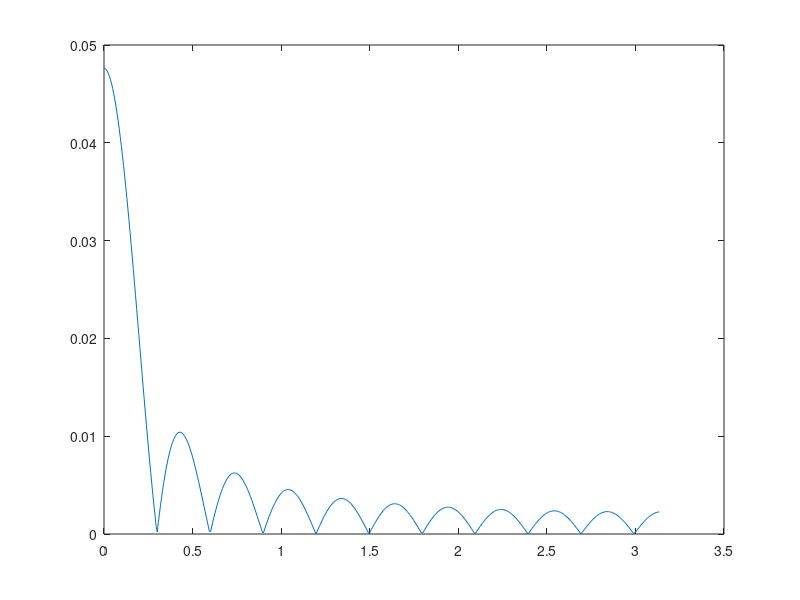
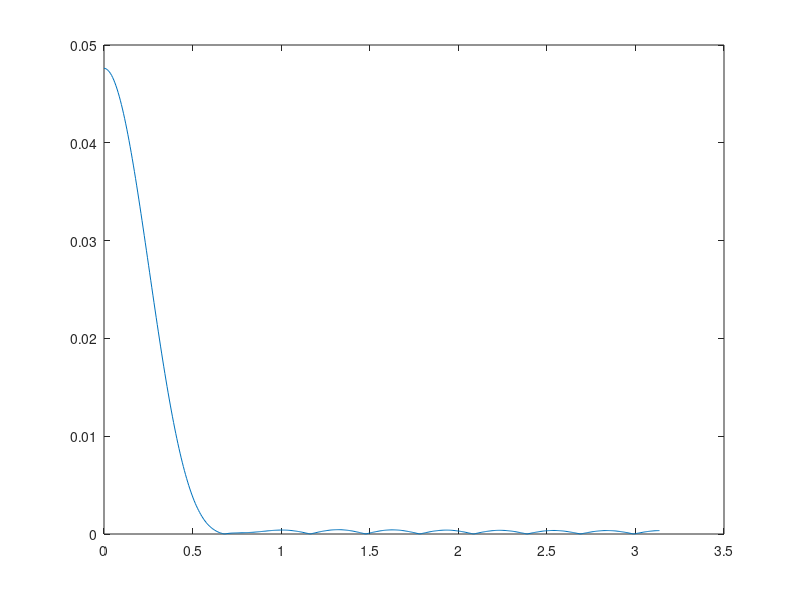
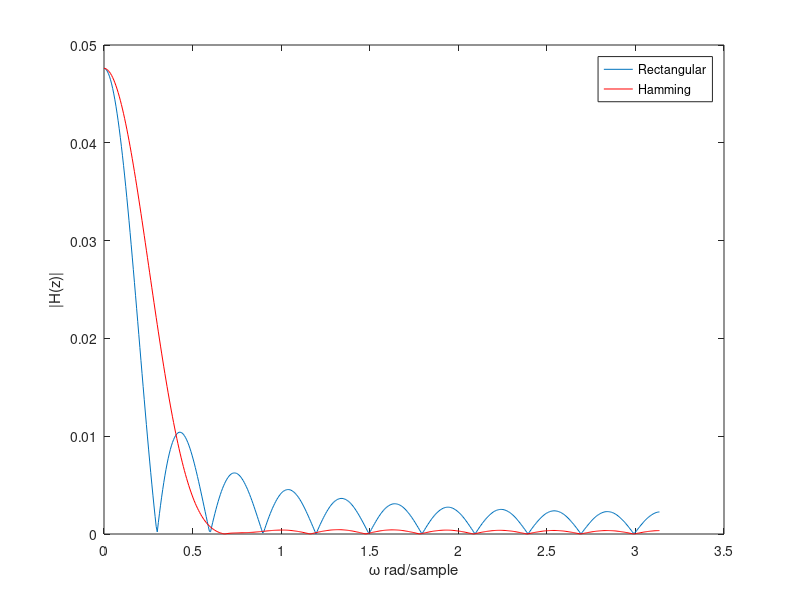

These charts were generated, in order, by the following MATLAB code:
clear all
close all

Wc = 0.4*pi;
Fc = Wc/(2*pi);
Fs = 0.1*10^3;
Ws = 2*pi*Fs;
N = 21;

wc = Wc/(Ws/2);

filter1 = fir1(N-1, wc, rectwin(N));
filter2 = fir1(N-1, wc, hamming(N));

[H1, w1] = freqz(filter1,N);
figure();
plot(w1, abs(H1));

[H2, w2] = freqz(filter2,N);
figure();
plot(w2, abs(H2));

figure();
plot(w1, abs(H1));
hold on;
plot(w2, abs(H2), 'r');
xlabel("ω rad/sample");
ylabel("|H(z)|");
legend("Rectangular","Hamming")
hold off;











